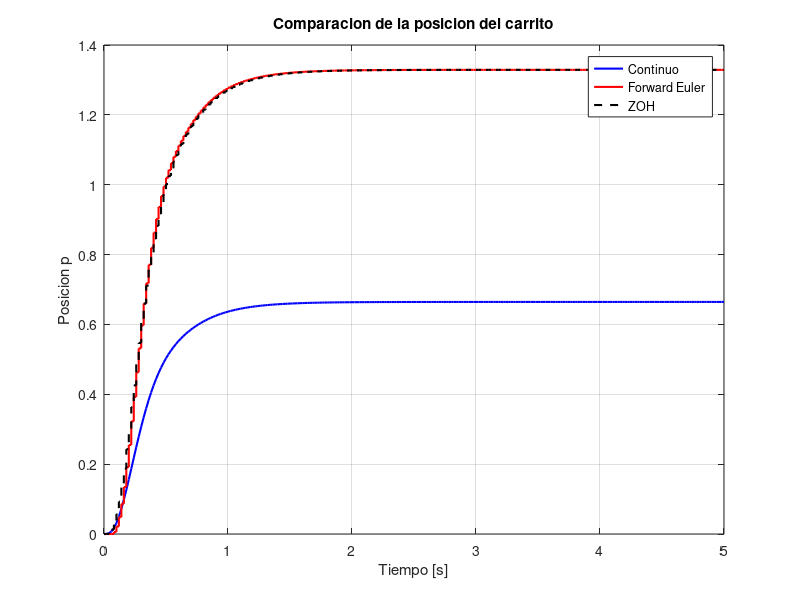
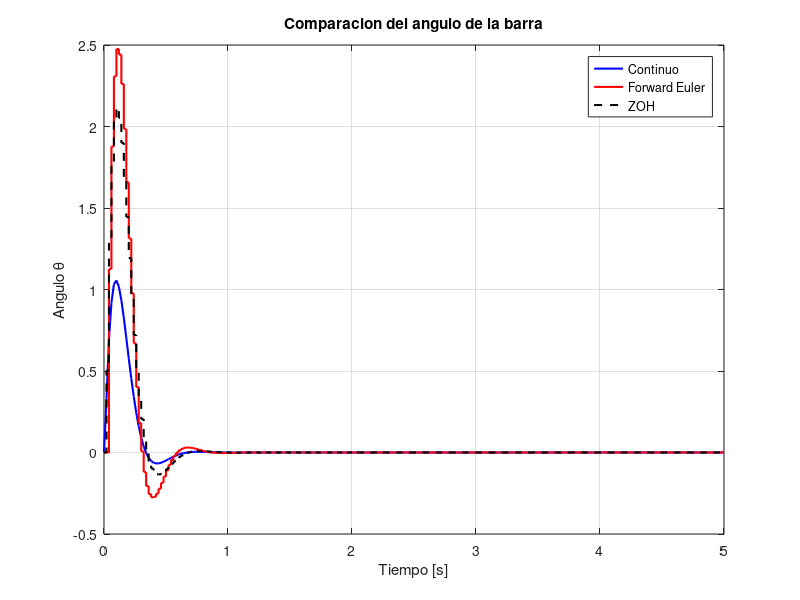

Here is the MATLAB script that generated these plots, in order:
clc;clear;
%% FUNCIONES DE TRANSFERENCIA
s = tf('s');
G_sb = 56.28/(s^2 + 16.61*s + 158.9);
G_bc = 13.3/(s^2 + 3.5450*s);
G_total = G_sb*G_bc;

%% SUBSISTEMA SERVO-BARRA

A_sb = [0       1;
       -158.9  -16.61];

B_sb = [0;
        56.28];

C_sb = [1  0];

D_sb = 0;


%% SUBSISTEMA BARRA-CARRITO

A_bc = [0  1;
        0 -3.5450];

B_bc = [0;
        13.3];

C_bc = [1  0];

D_bc = 0;


%% MODELO COMPLETO [p, dp, theta, dtheta] (INTERCONEXION EN SERIE)

A = [A_bc          B_bc*C_sb;
     zeros(2,2)    A_sb];

B = [zeros(2,1);
     B_sb];

C = [1  0  0  0;
     0  0  1  0];

D = [0;
     0];

%% MODELO EN VARIABLES DE ESTADO
sys_sb = ss(A_sb,B_sb,C_sb,D_sb);
sys_bc = ss(A_bc,B_bc,C_bc,D_bc);
sys = ss(A,B,C,D);

%% MATRIZ DE OBSERVABILIDAD

O = obsv(A,C);

rango_O = rank(O);

disp('Matriz de observabilidad:');
disp(O);

disp('Rango de la matriz de observabilidad:');
disp(rango_O);

%% OBSERVABILIDAD MIDIENDO SOLAMENTE p

C_p = [1  0  0  0];

O_p = obsv(A,C_p);

rango_p = rank(O_p);

disp('Rango midiendo solamente la posicion:');
disp(rango_p);

%% OBSERVABILIDAD MIDIENDO SOLAMENTE theta

C_theta = [0  0  1  0];

O_theta = obsv(A,C_theta);

rango_theta = rank(O_theta);

disp('Rango midiendo solamente el angulo:');
disp(rango_theta);


%% DISCRETIZACION POR FORWARD 

Ts = 0.02;

Ad = eye(4) + Ts*A;
Bd = Ts*B;

Cd = C;
Dd = D;

sys_forward = ss(Ad,Bd,Cd,Dd,Ts);


%% DISCRETIZACION POR ZOH

sys_c = ss(A,B,C,D);

sys_zoh = c2d(sys_c,Ts,'zoh');

Ad_exacto = sys_zoh.A;
Bd_exacto = sys_zoh.B;
Cd_exacto = sys_zoh.C;
Dd_exacto = sys_zoh.D;

%% SIMULACION

t = 0:Ts:5;

% u = ones(length(t),1);  % Entrada escalon unitario
u = zeros(length(t),1);   % Entrada impulso
u(1) = 1/Ts;

% Sistema continuo
[y_c,t_c] = lsim(sys_c,u,t);

% Forward Euler
[y_forward,t_forward] = lsim(sys_forward,u,t);

% ZOH
[y_zoh,t_zoh] = lsim(sys_zoh,u,t);


%% COMPARACION DE LA POSICION

figure;

plot(t_c,y_c(:,1),'b','LineWidth',1.5);
hold on;
stairs(t_forward,y_forward(:,1),'r','LineWidth',1.5);
stairs(t_zoh,y_zoh(:,1),'k--','LineWidth',1.5);

grid on;
xlabel('Tiempo [s]');
ylabel('Posicion p');
title('Comparacion de la posicion del carrito');

legend('Continuo','Forward Euler','ZOH');


%% COMPARACION DEL ANGULO

figure;

plot(t_c,y_c(:,2),'b','LineWidth',1.5);
hold on;
stairs(t_forward,y_forward(:,2),'r','LineWidth',1.5);
stairs(t_zoh,y_zoh(:,2),'k--','LineWidth',1.5);

grid on;
xlabel('Tiempo [s]');
ylabel('Angulo \theta');
title('Comparacion del angulo de la barra');

legend('Continuo','Forward Euler','ZOH');

%% DISEÑO DEL OBSERVADOR

polos_CON = eig(A);
disp('Polos del sistema continuo:');
disp(polos_CON);

polos_RAPIDOS = 3*polos_CON;

polos_discretos = exp(polos_RAPIDOS*Ts);

disp('Polos discretos:');
disp(polos_discretos);

L = place(Ad_exacto',Cd_exacto',polos_discretos)';
disp('Matriz de ganancias L:');
disp(L);
%VERIFICO
polos_observador = eig(Ad-L*Cd);
disp('Polos obtenidos del observador:');
disp(polos_observador);

%% VALOSRES DE K

% Polos deseados continuo
polos_continuos = [-2, -3, -8+8j, -8-8j];

% Conversion a discreto
polos_deseados = exp(polos_continuos*Ts);

K = -acker(Ad_exacto, Bd_exacto, polos_deseados);
Acl = Ad_exacto + Bd_exacto*K;
eig(Acl)
disp('Valores de K:');
disp(K);
